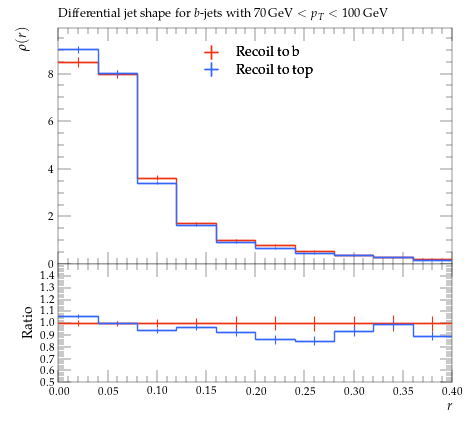

Reproduce this figure in Python.
#! /usr/bin/env python

# This Python script was auto-generated using YODA v2.0.2.
# Analysis object: /ATLAS_2013_I1243871/d04-x01-y01
# Timestamp: 06-08-2026 (15:14:31)

import matplotlib as mpl
import matplotlib.pyplot as plt
mpl.use('Agg') # comment out for interactive use
import os
import numpy as np

plotDir = os.path.split(os.path.realpath(__file__))[0]
if 'YODA_USER_PLOT_PATH' in globals():
    plot_outdir = globals()['YODA_USER_PLOT_PATH']
else:
    plot_outdir = plotDir

#plot style
plt.style.use(os.path.join(plotDir, '../default.mplstyle'))
# plot metadata
figW, figH = plt.rcParams['figure.figsize']
ax_xLabel = r'$r$'
ax_yLabel = r'$\rho(r)$'
ax_title  = r'Differential jet shape for $b$-jets with $70\,\mathrm{GeV} < p_T < 100\,\mathrm{GeV}$'
ax_xScale = 'linear'
ax_yScale = 'linear'
xLims = (0.0, 0.4)
yLims = (0.0, 9.920246600000002)

# TeX-friendly labels for the legend
labels = {
    'legend' : ([ r"Recoil to b", r"Recoil to top" ], r""),
}

# Adjust canvas width and height
canvasW = 10.0
canvasH = 9.0
figW *= canvasW/10.
figH *= canvasH/9.

# Create figure and axis objects
fig, (ax, ratio0_ax) = plt.subplots(2, 1, sharex=True,
                  figsize=(figW,figH), gridspec_kw={'height_ratios': (6.0, 3.0)})

# Set figure margins
plt.subplots_adjust(
    left   = 1.0 * plt.rcParams['figure.subplot.left'],
    right  = 1.0 * plt.rcParams['figure.subplot.right'],
    top    = 1.0 * plt.rcParams['figure.subplot.top'],
    bottom = 1.0 * plt.rcParams['figure.subplot.bottom'])

ratio0_ax.yaxis.set_major_locator(mpl.ticker.MultipleLocator(0.1))
ratio0_ax.set_ylim(0.5, 1.4999)
ratio0_ax.set_ylabel('Ratio')

# the numerical data is stored in a separate file
dataf = dict()
prefix = os.path.split(__file__)[0]
if prefix:    prefix = prefix + '/'
exec(open(prefix+'d04-x01-y01__data.py').read(), dataf)


legend_handles = dict() # keep track of handles for the legend

# style options for curves
# starts at zorder>=5 to draw curve on top of legend
styles = {
  'recoil_b': {
    'color' : '#EE3311',
    'linestyle' : '-',
    'linewidth' : 1,
    'marker' : 'none',
    'markersize' : 2,
    'capsize' : 0.0,
    'zorder' : 5,
    'histstyle' : 1,
    'drawstyle' : 'steps-pre',
    'xerrorbars' : 1,
    'yerrorbars' : 1,
    'fillcolor' : None,
    'fillopacity' : 1.0,
    'ratio0_linestyle' : '-',
    'ratio0_linewidth' : 1,
    'ratio0_marker' : 'none',
    'ratio0_markersize' : 2,
    'ratio0_capsize' : 0.0,
    'ratio0_zorder' : 5,
    'ratio0_histstyle' : 1,
    'ratio0_drawstyle' : 'steps-pre',
    'ratio0_xerrorbars' : 1,
    'ratio0_yerrorbars' : 1,
  },
  'recoil_t': {
    'color' : '#3366FF',
    'linestyle' : '-',
    'linewidth' : 1,
    'marker' : 'none',
    'markersize' : 2,
    'capsize' : 0.0,
    'zorder' : 6,
    'histstyle' : 1,
    'drawstyle' : 'steps-pre',
    'xerrorbars' : 1,
    'yerrorbars' : 1,
    'fillcolor' : None,
    'fillopacity' : 1.0,
    'ratio0_linestyle' : '-',
    'ratio0_linewidth' : 1,
    'ratio0_marker' : 'none',
    'ratio0_markersize' : 2,
    'ratio0_capsize' : 0.0,
    'ratio0_zorder' : 6,
    'ratio0_histstyle' : 1,
    'ratio0_drawstyle' : 'steps-pre',
    'ratio0_xerrorbars' : 1,
    'ratio0_yerrorbars' : 1,
  },
}

# curve from input yoda files in main panel
for label, yvals in dataf['yvals'].items():
    if all(np.isnan(v) for v in dataf['yvals'][label]):
        continue
    tmp = None
    if styles[label]['histstyle']: # draw as histogram
        xpos = dataf['xedges'][label] if styles[label]['drawstyle'] else dataf['xpoints'][label]
        ypos = np.insert(yvals, 0, yvals[0]) if styles[label]['drawstyle'] else yvals
        if styles[label]['fillcolor']: # fill area below curve
            ax.fill_between(xpos, ypos, step='pre',
                            color=styles[label]['fillcolor'],
                            alpha=styles[label]['fillopacity'])
        tmp, = ax.plot(xpos, ypos,
                       color=styles[label]['color'],
                       linestyle=styles[label]['linestyle'],
                       linewidth=styles[label]['linewidth'],
                       drawstyle=styles[label]['drawstyle'], solid_joinstyle='miter',
                       zorder=styles[label]['zorder'], label=label)
    tmp = ax.errorbar(dataf['xpoints'][label], yvals,
                      xerr=np.array(dataf['xerrs'][label])*styles[label]['xerrorbars'],
                      yerr=np.array(dataf['yerrs'][label])*styles[label]['yerrorbars'],
                      fmt=styles[label]['marker'], capsize=styles[label]['capsize'],
                      markersize=styles[label]['markersize'],
                      ecolor=styles[label]['color'],
                      color=styles[label]['color'], zorder=styles[label]['zorder'])
    tmp[-1][0].set_linestyle(styles[label]['linestyle'])
    tmp[-1][0].set_linewidth(styles[label]['linewidth'])
    if label in dataf['add_legend_handle']:  legend_handles[label] = tmp
    for varLabel in dataf['variation_yvals'].keys():
        if varLabel.startswith(label):
            tmp, = ax.plot(dataf['xedges'][label], dataf['variation_yvals'][varLabel],
                           color=styles[label]['color'],
                           linestyle=styles[label]['linestyle'],
                           linewidth=styles[label]['linewidth'],
                           drawstyle='steps-pre', solid_joinstyle='miter',
                           zorder=styles[label]['zorder'], alpha=0.5)


# plots on ratio panel
# curve from input yoda files in ratio panel
for label, yvals in dataf['ratio0_yvals'].items():
    if all(np.isnan(v) for v in yvals):
        continue
    if styles[label]['ratio0_histstyle']: # plot as histogram
        xpos = dataf['xedges']['recoil_b'] if styles[label]['ratio0_drawstyle'] else dataf['xpoints']['recoil_b']
        ypos = np.insert(yvals, 0, yvals[0]) if styles[label]['ratio0_drawstyle'] else yvals
        ratio0_ax.plot(xpos, ypos,
                       color=styles[label]['color'],
                       linewidth=styles[label]['linewidth'],
                       linestyle=styles[label]['ratio0_linestyle'],
                       drawstyle=styles[label]['ratio0_drawstyle'], zorder=styles[label]['zorder'],
                       solid_joinstyle='miter')
    tmp = ratio0_ax.errorbar(dataf['xpoints']['recoil_b'], yvals,
                             xerr=np.array(dataf['ref_xerrs'])*styles[label]['ratio0_xerrorbars'],
                             yerr=np.array(dataf['ratio0_yerrs'][label])*styles[label]['ratio0_yerrorbars'],
                             fmt=styles[label]['ratio0_marker'], capsize=styles[label]['ratio0_capsize'],
                             markersize=styles[label]['ratio0_markersize'],
                             ecolor=styles[label]['color'],
                             color=styles[label]['color'])
    tmp[-1][0].set_linestyle(styles[label]['ratio0_linestyle'])
    tmp[-1][0].set_linewidth(styles[label]['ratio0_linewidth'])

    for varlabel in dataf['ratio0_variation_vals'].keys():
        if varlabel.startswith(label):
            ratio0_ax.plot(dataf['xedges']['recoil_b'],
                            dataf['ratio0_variation_vals'][varlabel],
                            color=styles[label]['color'],
                            linestyle=styles[label]['linestyle'],
                            linewidth=styles[label]['linewidth'],
                            drawstyle='steps-pre', solid_joinstyle='miter',
                            zorder=1, alpha=0.5)

legend_items = list(legend_handles.values())
ax.add_artist(ax.legend(legend_items,
                        labels['legend'][0],
                        title=labels['legend'][1],
                        alignment='left',
                        loc='upper center',
                        bbox_to_anchor=(0.5, 0.97)))

# set plot metadata as defined above
ratio0_ax.set_xlabel(ax_xLabel)
ratio0_ax.xaxis.set_label_coords(1., -0.15)
ax.set_ylabel(ax_yLabel, ha='right', va='top')
ax.yaxis.set_label_coords(-0.11, 1.0)
ax.set_title(ax_title, loc='left')
ax.set_xscale(ax_xScale)
ax.set_yscale(ax_yScale)
ax.set_xlim(xLims)
ax.set_ylim(yLims)

# tick formatting
plt.rcParams['xtick.top'] = True
plt.rcParams['ytick.right'] = True
fig.align_ylabels((ax, ratio0_ax))
plt.savefig(os.path.join(plot_outdir, 'd04-x01-y01.pdf'), format='PDF')
plt.savefig(os.path.join(plot_outdir, 'd04-x01-y01.png'), format='PNG')

plt.close(fig)
